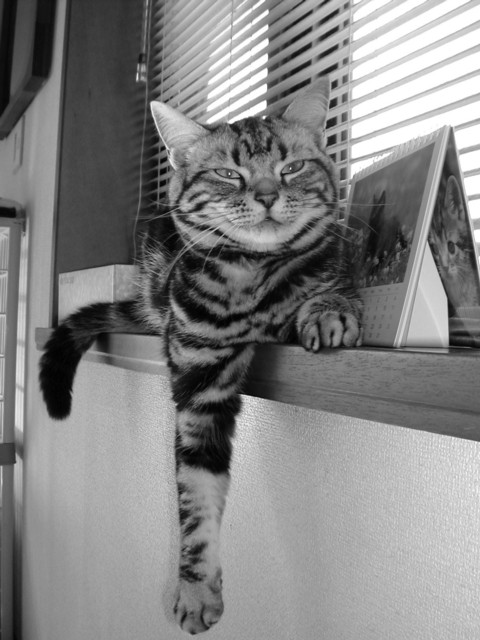
//> input picture bin/sampleMono.jpg, 480 x 640 px, given in place of the camera
$ ./sp11-houghCamera0   (built with g++ and OpenCV 4)
//> lines starting //> are read from the running program, lines starting //| are printed output that depends on the picture
//> further down, frame is the input picture: 640 rows x 480 cols, CV_8UC3; min 0, max 255, mean 131.7
#include <opencv2/opencv.hpp>
#include <iostream>

using namespace std;

void cannyAndHough(cv::Mat src, cv::Mat dst, double rho,
		double theta, int threshold, double minL, double maxLineGap)
	{
//> called with rho = 1, theta = 0.0175, threshold = 100, minL = 50, maxLineGap = 10
	using namespace cv;

	Mat edges;
	// Threshold low = 100, Threshold hight = 200, Line thickness = 3
    Canny( src, edges, 100, 200, 3 );
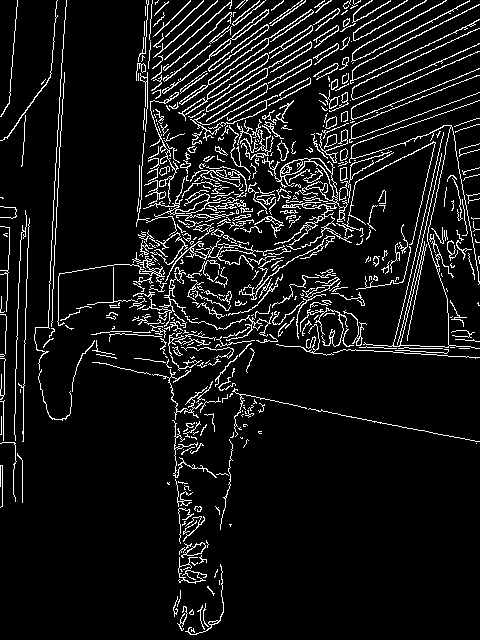
//> edges: 640 rows x 480 cols, CV_8UC1; 8.6% white in thin lines or dots
    cvtColor( edges, dst, COLOR_GRAY2BGR );
//> dst: 640 rows x 480 cols, CV_8UC3; 8.6% white in thin lines or dots
    vector<Vec4i> lines;

	// edges: 入力画像（2値画像）
	// lines: 出力される線の配列
	// rho: 原点から同じ距離と見なす幅（距離解像度）
	// theta: 同じ角度と見なす角度の幅（角度解像度）
	// threshold: 投票数の閾値
	// minL: 検出すべき最小長 （省略可能）
	// maxLineGap: 同じ線上の画素間の最大ギャップ（省略可能）
    HoughLinesP( edges, lines, rho, theta, threshold, minL, maxLineGap);
//> lines = 172 lines (x1, y1, x2, y2), first 8: [49, 297, 61, 63], [4, 380, 8, 255], [396, 352, 441, 156], [323, 95, 479, 19], [173, 420, 180, 550], [353, 144, 477, 101], [339, 69, 469, 0], [290, 212, 346, 185]
    for( size_t i = 0; i < lines.size(); i++ ) {
        line( dst, Point(lines[i][0], lines[i][1]),
		// Scalar(0,0,255): Red line, Line thickness = 2, Line type = 8-connection
        Point( lines[i][2], lines[i][3]), Scalar(0,0,255), 2, 8 );
    }
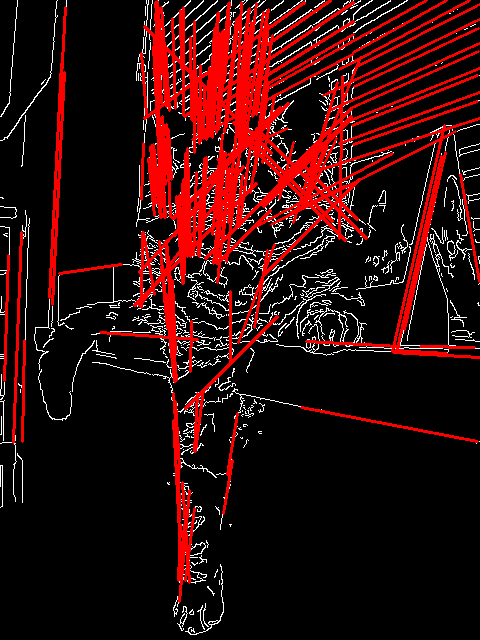
//> dst: 640 rows x 480 cols, CV_8UC3; mean B, G, R 11.1, 11.1, 46.3
}

int main(int argc, char* argv[])
{
	cv::Mat frame;
	cv::VideoCapture cap(0);			//カメラ入力の読み込み
	if (cap.isOpened() == false)	//カメラ入力の読み込みに失敗したら終了
	{
		cout << "カメラ入力失敗" << endl;
		return -1;
	}
	cap >> frame;	//カメラからの画像を取得

    cout << "q を押すと終了" << endl;
    cv::Mat dst = frame.clone();
	int threshold = 100;
	double minL = 50;

	//ループ開始, q ならループ終了
	while (true)
	{
		cap >> frame;	//カメラからの画像を取得
		if (frame.empty())	//画像が正しく読み込めたのかを確認
		{
			cout << "カメラ入力のために待機" << endl;
			continue;
		}
		cv::imshow("Input", frame);				//入力画像の表示
		cannyAndHough(frame, dst, 1, CV_PI/180, threshold, minL, 10);
		cv::imshow("Hough Transform", dst);		//ハフ変換結果の表示
        if (cv::waitKey(33)=='q') return 0;
//> the 'q' key is pressed
//> (the program exits here)
